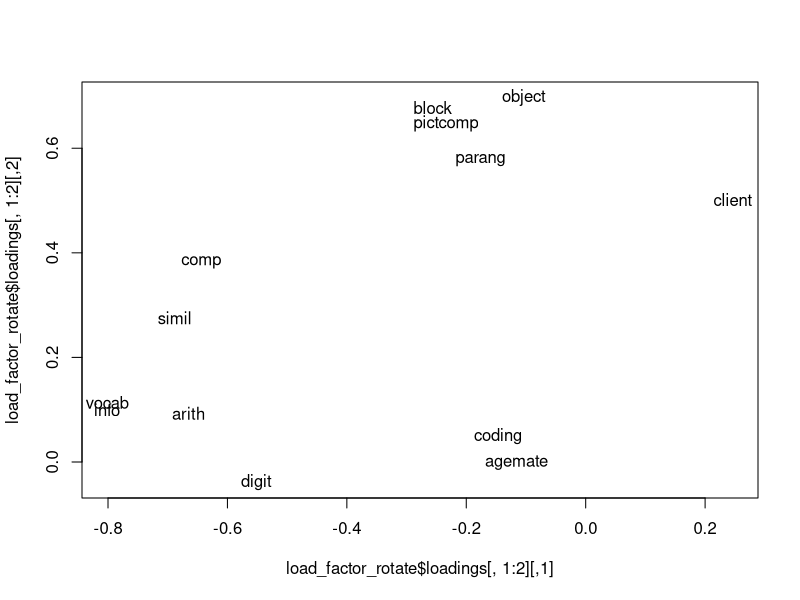

Reproduce this figure in R.
## ---- chunk 1
knitr::opts_chunk$set(echo = TRUE)
## ---- chunk 2
#Library
library(readxl)
## ---- chunk 3
data <- read_excel("Tugas FA  - WiscsemData.xlsx")
head(data)
str(data)
## ---- chunk 4
data_matriks <- as.matrix(data)
data_matriks_korelasi <- cor(data_matriks)
data_matriks_eigen <- eigen(data_matriks_korelasi)
data_matriks_vektor <- data_matriks_eigen$vectors
data_matriks_vektor_transpose <- t(data_matriks_vektor)
data_matriks_vektor %*% data_matriks_vektor_transpose
## ---- chunk 5
eigen_vektor <- data_matriks_vektor[,1:3]
eigen_vektor
## ---- chunk 6
matriks_diagonal <- data_matriks_eigen$values[1:3]
matriks_diagonal_value <- diag(matriks_diagonal, 3,3)
## ---- chunk 7
load_factor <- eigen_vektor %*% sqrt(matriks_diagonal_value)
load_factor
## ---- chunk 8
data_matriks_korelasi_invers <- solve(data_matriks_korelasi)
data_matriks_korelasi_invers
## ---- chunk 9
load_factor_rotate <- varimax(load_factor)
plot(load_factor_rotate$loadings[,1:2], type = "n")
text(load_factor_rotate$loadings[,1:2], labels=names(data), cex = 1)
## ---- chunk 10
koefisien_faktor <- data_matriks_korelasi_invers %*% load_factor_rotate$loadings
koefisien_faktor
